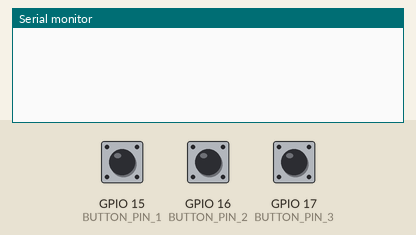
This sketch was run on a simulated ESP32. On the bench: the last lines printed to the serial monitor. The inputs (shaded band) are chosen by the test bench; at power-on: GPIO 15 (BUTTON_PIN_1) HIGH, GPIO 16 (BUTTON_PIN_2) HIGH, GPIO 17 (BUTTON_PIN_3) HIGH. Nothing arrives over Bluetooth unless stated; a phone connects over Bluetooth LE 3 s after start.

Above: at 1.2 s.
1.3 s: GPIO 15 (BUTTON_PIN_1) pulled LOW for 0.15 s
At 2.3 s:
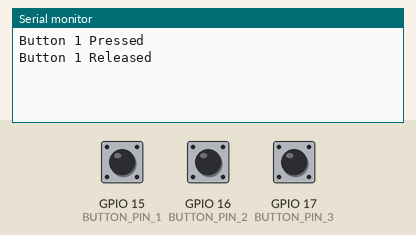
3.0 s: GPIO 16 (BUTTON_PIN_2) pulled LOW for 0.15 s
At 3.16 s:
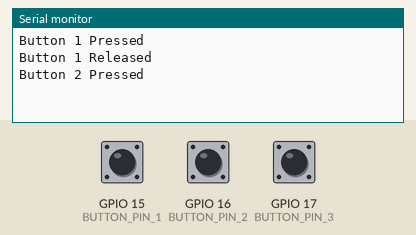
4.6 s: GPIO 17 (BUTTON_PIN_3) pulled LOW for 0.15 s
At 6.1 s:
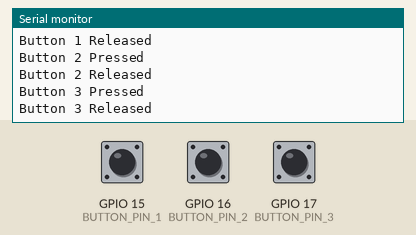

Measured:
- after the input at 1.3 s, the serial monitor: prints a new line at once (image 1)
- after the input at 3.0 s, the serial monitor: prints a new line at once (image 2)
- after the input at 4.6 s, the serial monitor: prints a new line at once (image 3)

The sketch:

transmissor.ino
```cpp
#include <Arduino.h>
#include <BLEDevice.h>
#include <BLEUtils.h>
#include <BLEServer.h>

#define BUTTON_PIN_1 15  // GPIO pin for button 1
#define BUTTON_PIN_2 16  // GPIO pin for button 2
#define BUTTON_PIN_3 17  // GPIO pin for button 3

BLEServer *pServer = nullptr;
BLECharacteristic *pCharacteristic = nullptr;
bool deviceConnected = false;
bool buttonPressed_1 = false;
bool buttonPressed_2 = false;
bool buttonPressed_3 = false;

#define SERVICE_UUID        "12345678-1234-5678-1234-56789abcdef0"
#define CHARACTERISTIC_UUID "abcdefab-cdef-1234-5678-1234567890ab"

void setup() {
  Serial.begin(115200);
  pinMode(BUTTON_PIN_1, INPUT_PULLUP);
  pinMode(BUTTON_PIN_2, INPUT_PULLUP);
  pinMode(BUTTON_PIN_3, INPUT_PULLUP);

  // Initialize BLE
  BLEDevice::init("Beacon1");
  pServer = BLEDevice::createServer();
  BLEService *pService = pServer->createService(SERVICE_UUID);
  pCharacteristic = pService->createCharacteristic(
                      CHARACTERISTIC_UUID,
                      BLECharacteristic::PROPERTY_READ |
                      BLECharacteristic::PROPERTY_NOTIFY
                    );
  pService->start();
  BLEAdvertising *pAdvertising = BLEDevice::getAdvertising();
  pAdvertising->addServiceUUID(SERVICE_UUID);
  pAdvertising->setScanResponse(true);
  pAdvertising->setMinPreferred(0x06);  // functions that help with iPhone connections issue
  pAdvertising->setMinPreferred(0x12);
  BLEDevice::startAdvertising();
}

void loop() {
  bool currentButtonState_1 = (digitalRead(BUTTON_PIN_1) == LOW);
  bool currentButtonState_2 = (digitalRead(BUTTON_PIN_2) == LOW);
  bool currentButtonState_3 = (digitalRead(BUTTON_PIN_3) == LOW);

  if (currentButtonState_1 != buttonPressed_1) {
    buttonPressed_1 = currentButtonState_1;
    Serial.println(buttonPressed_1 ? "Button 1 Pressed" : "Button 1 Released");
    pCharacteristic->setValue(buttonPressed_1 ? "1" : "0");
    pCharacteristic->notify();
  }
  if (currentButtonState_2 != buttonPressed_2) {
    buttonPressed_2 = currentButtonState_2;
    Serial.println(buttonPressed_2 ? "Button 2 Pressed" : "Button 2 Released");
    pCharacteristic->setValue(buttonPressed_2 ? "2" : "0");
    pCharacteristic->notify();
  }
  if (currentButtonState_3 != buttonPressed_3) {
    buttonPressed_3 = currentButtonState_3;
    Serial.println(buttonPressed_3 ? "Button 3 Pressed" : "Button 3 Released");
    pCharacteristic->setValue(buttonPressed_3 ? "3" : "0");
    pCharacteristic->notify();
  }
  delay(100);  // Adding a small delay to prevent flooding notifications
}
```
